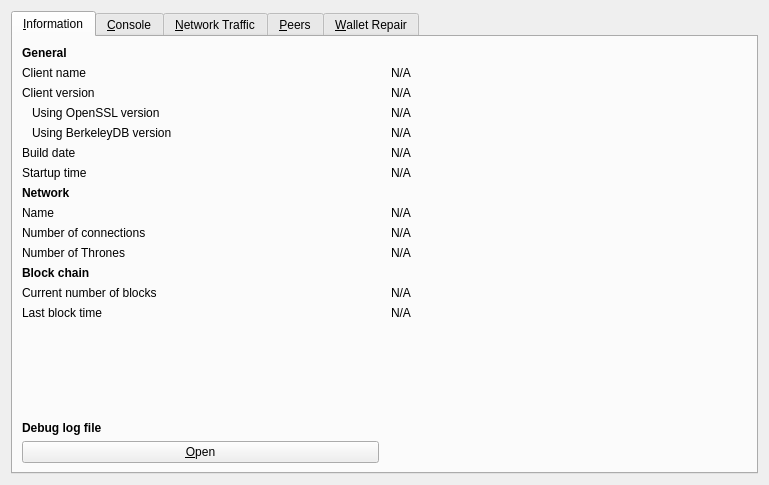
<?xml version="1.0" encoding="UTF-8"?>
<ui version="4.0">
 <class>RPCConsole</class>
 <widget class="QDialog" name="RPCConsole">
  <property name="geometry">
   <rect>
    <x>0</x>
    <y>0</y>
    <width>769</width>
    <height>485</height>
   </rect>
  </property>
  <property name="windowTitle">
   <string>Tools window</string>
  </property>
  <layout class="QVBoxLayout" name="verticalLayout_2">
   <item>
    <widget class="QTabWidget" name="tabWidget">
     <property name="currentIndex">
      <number>0</number>
     </property>
     <widget class="QWidget" name="tab_info">
      <attribute name="title">
       <string>&amp;Information</string>
      </attribute>
      <layout class="QGridLayout" name="gridLayout" columnstretch="0,0">
       <property name="horizontalSpacing">
        <number>12</number>
       </property>
       <item row="11" column="0">
        <widget class="QLabel" name="blockchainHeader">
         <property name="font">
          <font>
           <weight>75</weight>
           <bold>true</bold>
          </font>
         </property>
         <property name="text">
          <string>Block chain</string>
         </property>
        </widget>
       </item>
       <item row="10" column="1">
        <widget class="QLabel" name="throneCount">
         <property name="text">
          <string>N/A</string>
         </property>
        </widget>
       </item>
       <item row="1" column="1">
        <widget class="QLabel" name="clientName">
         <property name="cursor">
          <cursorShape>IBeamCursor</cursorShape>
         </property>
         <property name="text">
          <string>N/A</string>
         </property>
         <property name="textFormat">
          <enum>Qt::PlainText</enum>
         </property>
         <property name="textInteractionFlags">
          <set>Qt::LinksAccessibleByMouse|Qt::TextSelectableByKeyboard|Qt::TextSelectableByMouse</set>
         </property>
        </widget>
       </item>
       <item row="0" column="0">
        <widget class="QLabel" name="generalHeader">
         <property name="font">
          <font>
           <weight>75</weight>
           <bold>true</bold>
          </font>
         </property>
         <property name="text">
          <string>General</string>
         </property>
        </widget>
       </item>
       <item row="1" column="0">
        <widget class="QLabel" name="clientNameLabel">
         <property name="text">
          <string>Client name</string>
         </property>
        </widget>
       </item>
       <item row="3" column="1">
        <widget class="QLabel" name="openSSLVersion">
         <property name="cursor">
          <cursorShape>IBeamCursor</cursorShape>
         </property>
         <property name="text">
          <string>N/A</string>
         </property>
         <property name="textFormat">
          <enum>Qt::PlainText</enum>
         </property>
         <property name="textInteractionFlags">
          <set>Qt::LinksAccessibleByMouse|Qt::TextSelectableByKeyboard|Qt::TextSelectableByMouse</set>
         </property>
        </widget>
       </item>
       <item row="5" column="0">
        <widget class="QLabel" name="buildDateLabel">
         <property name="text">
          <string>Build date</string>
         </property>
        </widget>
       </item>
       <item row="9" column="0">
        <widget class="QLabel" name="numberOfConnectionsLabel">
         <property name="text">
          <string>Number of connections</string>
         </property>
        </widget>
       </item>
       <item row="4" column="1">
        <widget class="QLabel" name="berkeleyDBVersion">
         <property name="cursor">
          <cursorShape>IBeamCursor</cursorShape>
         </property>
         <property name="text">
          <string>N/A</string>
         </property>
         <property name="textFormat">
          <enum>Qt::PlainText</enum>
         </property>
         <property name="textInteractionFlags">
          <set>Qt::LinksAccessibleByMouse|Qt::TextSelectableByKeyboard|Qt::TextSelectableByMouse</set>
         </property>
        </widget>
       </item>
       <item row="6" column="0">
        <widget class="QLabel" name="startupTimeLabel">
         <property name="text">
          <string>Startup time</string>
         </property>
        </widget>
       </item>
       <item row="9" column="1">
        <widget class="QLabel" name="numberOfConnections">
         <property name="cursor">
          <cursorShape>IBeamCursor</cursorShape>
         </property>
         <property name="text">
          <string>N/A</string>
         </property>
         <property name="textFormat">
          <enum>Qt::PlainText</enum>
         </property>
         <property name="textInteractionFlags">
          <set>Qt::LinksAccessibleByMouse|Qt::TextSelectableByKeyboard|Qt::TextSelectableByMouse</set>
         </property>
        </widget>
       </item>
       <item row="12" column="0">
        <widget class="QLabel" name="numberOfBlocksLabel">
         <property name="text">
          <string>Current number of blocks</string>
         </property>
        </widget>
       </item>
       <item row="12" column="1">
        <widget class="QLabel" name="numberOfBlocks">
         <property name="cursor">
          <cursorShape>IBeamCursor</cursorShape>
         </property>
         <property name="text">
          <string>N/A</string>
         </property>
         <property name="textFormat">
          <enum>Qt::PlainText</enum>
         </property>
         <property name="textInteractionFlags">
          <set>Qt::LinksAccessibleByMouse|Qt::TextSelectableByKeyboard|Qt::TextSelectableByMouse</set>
         </property>
        </widget>
       </item>
       <item row="13" column="0">
        <widget class="QLabel" name="lastBlockTimeLabel">
         <property name="text">
          <string>Last block time</string>
         </property>
        </widget>
       </item>
       <item row="16" column="0">
        <widget class="QPushButton" name="openDebugLogfileButton">
         <property name="toolTip">
          <string>Open the Terracoin debug log file from the current data directory. This can take a few seconds for large log files.</string>
         </property>
         <property name="text">
          <string>&amp;Open</string>
         </property>
         <property name="autoDefault">
          <bool>false</bool>
         </property>
        </widget>
       </item>
       <item row="15" column="0">
        <widget class="QLabel" name="debugLogFileHeader">
         <property name="font">
          <font>
           <weight>75</weight>
           <bold>true</bold>
          </font>
         </property>
         <property name="text">
          <string>Debug log file</string>
         </property>
        </widget>
       </item>
       <item row="14" column="0">
        <spacer name="verticalSpacer_2">
         <property name="orientation">
          <enum>Qt::Vertical</enum>
         </property>
         <property name="sizeHint" stdset="0">
          <size>
           <width>20</width>
           <height>20</height>
          </size>
         </property>
        </spacer>
       </item>
       <item row="13" column="1">
        <widget class="QLabel" name="lastBlockTime">
         <property name="cursor">
          <cursorShape>IBeamCursor</cursorShape>
         </property>
         <property name="text">
          <string>N/A</string>
         </property>
         <property name="textFormat">
          <enum>Qt::PlainText</enum>
         </property>
         <property name="textInteractionFlags">
          <set>Qt::LinksAccessibleByMouse|Qt::TextSelectableByKeyboard|Qt::TextSelectableByMouse</set>
         </property>
        </widget>
       </item>
       <item row="2" column="0">
        <widget class="QLabel" name="clientVersionLabel">
         <property name="text">
          <string>Client version</string>
         </property>
        </widget>
       </item>
       <item row="2" column="1">
        <widget class="QLabel" name="clientVersion">
         <property name="cursor">
          <cursorShape>IBeamCursor</cursorShape>
         </property>
         <property name="text">
          <string>N/A</string>
         </property>
         <property name="textFormat">
          <enum>Qt::PlainText</enum>
         </property>
         <property name="textInteractionFlags">
          <set>Qt::LinksAccessibleByMouse|Qt::TextSelectableByKeyboard|Qt::TextSelectableByMouse</set>
         </property>
        </widget>
       </item>
       <item row="7" column="0">
        <widget class="QLabel" name="networkHeader">
         <property name="font">
          <font>
           <weight>75</weight>
           <bold>true</bold>
          </font>
         </property>
         <property name="text">
          <string>Network</string>
         </property>
        </widget>
       </item>
       <item row="8" column="0">
        <widget class="QLabel" name="networkNameLabel">
         <property name="text">
          <string>Name</string>
         </property>
        </widget>
       </item>
       <item row="6" column="1">
        <widget class="QLabel" name="startupTime">
         <property name="cursor">
          <cursorShape>IBeamCursor</cursorShape>
         </property>
         <property name="text">
          <string>N/A</string>
         </property>
         <property name="textFormat">
          <enum>Qt::PlainText</enum>
         </property>
         <property name="textInteractionFlags">
          <set>Qt::LinksAccessibleByMouse|Qt::TextSelectableByKeyboard|Qt::TextSelectableByMouse</set>
         </property>
        </widget>
       </item>
       <item row="3" column="0">
        <widget class="QLabel" name="openSSLVersionLabel">
         <property name="text">
          <string>Using OpenSSL version</string>
         </property>
         <property name="indent">
          <number>10</number>
         </property>
        </widget>
       </item>
       <item row="8" column="1">
        <widget class="QLabel" name="networkName">
         <property name="cursor">
          <cursorShape>IBeamCursor</cursorShape>
         </property>
         <property name="text">
          <string>N/A</string>
         </property>
         <property name="textFormat">
          <enum>Qt::PlainText</enum>
         </property>
         <property name="textInteractionFlags">
          <set>Qt::LinksAccessibleByMouse|Qt::TextSelectableByKeyboard|Qt::TextSelectableByMouse</set>
         </property>
        </widget>
       </item>
       <item row="10" column="0">
        <widget class="QLabel" name="throneCountLabel">
         <property name="text">
          <string>Number of Thrones</string>
         </property>
        </widget>
       </item>
       <item row="5" column="1">
        <widget class="QLabel" name="buildDate">
         <property name="cursor">
          <cursorShape>IBeamCursor</cursorShape>
         </property>
         <property name="text">
          <string>N/A</string>
         </property>
         <property name="textFormat">
          <enum>Qt::PlainText</enum>
         </property>
         <property name="textInteractionFlags">
          <set>Qt::LinksAccessibleByMouse|Qt::TextSelectableByKeyboard|Qt::TextSelectableByMouse</set>
         </property>
        </widget>
       </item>
       <item row="4" column="0">
        <widget class="QLabel" name="berkeleyDBVersionLabel">
         <property name="text">
          <string>Using BerkeleyDB version</string>
         </property>
         <property name="indent">
          <number>10</number>
         </property>
        </widget>
       </item>
      </layout>
     </widget>
     <widget class="QWidget" name="tab_console">
      <attribute name="title">
       <string>&amp;Console</string>
      </attribute>
      <layout class="QVBoxLayout" name="verticalLayout_3">
       <property name="spacing">
        <number>3</number>
       </property>
       <item>
        <widget class="QTextEdit" name="messagesWidget">
         <property name="minimumSize">
          <size>
           <width>0</width>
           <height>100</height>
          </size>
         </property>
         <property name="readOnly">
          <bool>true</bool>
         </property>
         <property name="tabKeyNavigation" stdset="0">
          <bool>false</bool>
         </property>
         <property name="columnCount" stdset="0">
          <number>2</number>
         </property>
        </widget>
       </item>
       <item>
        <layout class="QHBoxLayout" name="horizontalLayout">
         <property name="spacing">
          <number>3</number>
         </property>
         <item>
          <widget class="QLabel" name="label">
           <property name="text">
            <string notr="true">&gt;</string>
           </property>
          </widget>
         </item>
         <item>
          <widget class="QLineEdit" name="lineEdit"/>
         </item>
         <item>
          <widget class="QPushButton" name="clearButton">
           <property name="maximumSize">
            <size>
             <width>24</width>
             <height>24</height>
            </size>
           </property>
           <property name="toolTip">
            <string>Clear console</string>
           </property>
           <property name="text">
            <string/>
           </property>
           <property name="icon">
            <iconset resource="../terracoin.qrc">
             <normaloff>:/icons/remove</normaloff>:/icons/remove</iconset>
           </property>
           <property name="shortcut">
            <string notr="true">Ctrl+L</string>
           </property>
           <property name="autoDefault">
            <bool>false</bool>
           </property>
          </widget>
         </item>
        </layout>
       </item>
      </layout>
     </widget>
     <widget class="QWidget" name="tab_nettraffic">
      <attribute name="title">
       <string>&amp;Network Traffic</string>
      </attribute>
      <layout class="QHBoxLayout" name="horizontalLayout_3">
       <item>
        <layout class="QVBoxLayout" name="verticalLayout_4">
         <item>
          <widget class="TrafficGraphWidget" name="trafficGraph" native="true">
           <property name="sizePolicy">
            <sizepolicy hsizetype="Expanding" vsizetype="Expanding">
             <horstretch>0</horstretch>
             <verstretch>0</verstretch>
            </sizepolicy>
           </property>
          </widget>
         </item>
         <item>
          <layout class="QHBoxLayout" name="horizontalLayout_2">
           <item>
            <widget class="QSlider" name="sldGraphRange">
             <property name="minimum">
              <number>1</number>
             </property>
             <property name="maximum">
              <number>288</number>
             </property>
             <property name="pageStep">
              <number>12</number>
             </property>
             <property name="value">
              <number>6</number>
             </property>
             <property name="orientation">
              <enum>Qt::Horizontal</enum>
             </property>
            </widget>
           </item>
           <item>
            <widget class="QLabel" name="lblGraphRange">
             <property name="minimumSize">
              <size>
               <width>100</width>
               <height>0</height>
              </size>
             </property>
             <property name="alignment">
              <set>Qt::AlignCenter</set>
             </property>
            </widget>
           </item>
           <item>
            <widget class="QPushButton" name="btnClearTrafficGraph">
             <property name="text">
              <string>&amp;Clear</string>
             </property>
             <property name="autoDefault">
              <bool>false</bool>
             </property>
            </widget>
           </item>
          </layout>
         </item>
        </layout>
       </item>
       <item>
        <layout class="QVBoxLayout" name="verticalLayout">
         <item>
          <widget class="QGroupBox" name="groupBox">
           <property name="title">
            <string>Totals</string>
           </property>
           <layout class="QVBoxLayout" name="verticalLayout_5">
            <item>
             <layout class="QHBoxLayout" name="horizontalLayout_4">
              <item>
               <widget class="Line" name="line">
                <property name="sizePolicy">
                 <sizepolicy hsizetype="Fixed" vsizetype="Fixed">
                  <horstretch>0</horstretch>
                  <verstretch>0</verstretch>
                 </sizepolicy>
                </property>
                <property name="minimumSize">
                 <size>
                  <width>10</width>
                  <height>0</height>
                 </size>
                </property>
                <property name="palette">
                 <palette>
                  <active>
                   <colorrole role="Light">
                    <brush brushstyle="SolidPattern">
                     <color alpha="255">
                      <red>0</red>
                      <green>255</green>
                      <blue>0</blue>
                     </color>
                    </brush>
                   </colorrole>
                  </active>
                  <inactive>
                   <colorrole role="Light">
                    <brush brushstyle="SolidPattern">
                     <color alpha="255">
                      <red>0</red>
                      <green>255</green>
                      <blue>0</blue>
                     </color>
                    </brush>
                   </colorrole>
                  </inactive>
                  <disabled>
                   <colorrole role="Light">
                    <brush brushstyle="SolidPattern">
                     <color alpha="255">
                      <red>0</red>
                      <green>255</green>
                      <blue>0</blue>
                     </color>
                    </brush>
                   </colorrole>
                  </disabled>
                 </palette>
                </property>
                <property name="orientation">
                 <enum>Qt::Horizontal</enum>
                </property>
               </widget>
              </item>
              <item>
               <widget class="QLabel" name="label_16">
                <property name="text">
                 <string>Received</string>
                </property>
               </widget>
              </item>
              <item>
               <widget class="QLabel" name="lblBytesIn">
                <property name="minimumSize">
                 <size>
                  <width>50</width>
                  <height>0</height>
                 </size>
                </property>
                <property name="alignment">
                 <set>Qt::AlignRight|Qt::AlignTrailing|Qt::AlignVCenter</set>
                </property>
               </widget>
              </item>
             </layout>
            </item>
            <item>
             <layout class="QHBoxLayout" name="horizontalLayout_5">
              <item>
               <widget class="Line" name="line_2">
                <property name="sizePolicy">
                 <sizepolicy hsizetype="Fixed" vsizetype="Fixed">
                  <horstretch>0</horstretch>
                  <verstretch>0</verstretch>
                 </sizepolicy>
                </property>
                <property name="minimumSize">
                 <size>
                  <width>10</width>
                  <height>0</height>
                 </size>
                </property>
                <property name="palette">
                 <palette>
                  <active>
                   <colorrole role="Light">
                    <brush brushstyle="SolidPattern">
                     <color alpha="255">
                      <red>255</red>
                      <green>0</green>
                      <blue>0</blue>
                     </color>
                    </brush>
                   </colorrole>
                  </active>
                  <inactive>
                   <colorrole role="Light">
                    <brush brushstyle="SolidPattern">
                     <color alpha="255">
                      <red>255</red>
                      <green>0</green>
                      <blue>0</blue>
                     </color>
                    </brush>
                   </colorrole>
                  </inactive>
                  <disabled>
                   <colorrole role="Light">
                    <brush brushstyle="SolidPattern">
                     <color alpha="255">
                      <red>255</red>
                      <green>0</green>
                      <blue>0</blue>
                     </color>
                    </brush>
                   </colorrole>
                  </disabled>
                 </palette>
                </property>
                <property name="orientation">
                 <enum>Qt::Horizontal</enum>
                </property>
               </widget>
              </item>
              <item>
               <widget class="QLabel" name="label_17">
                <property name="text">
                 <string>Sent</string>
                </property>
               </widget>
              </item>
              <item>
               <widget class="QLabel" name="lblBytesOut">
                <property name="minimumSize">
                 <size>
                  <width>50</width>
                  <height>0</height>
                 </size>
                </property>
                <property name="alignment">
                 <set>Qt::AlignRight|Qt::AlignTrailing|Qt::AlignVCenter</set>
                </property>
               </widget>
              </item>
             </layout>
            </item>
            <item>
             <spacer name="verticalSpacer_4">
              <property name="orientation">
               <enum>Qt::Vertical</enum>
              </property>
              <property name="sizeHint" stdset="0">
               <size>
                <width>20</width>
                <height>407</height>
               </size>
              </property>
             </spacer>
            </item>
           </layout>
          </widget>
         </item>
        </layout>
       </item>
      </layout>
     </widget>
     <widget class="QWidget" name="tab_peers">
      <attribute name="title">
       <string>&amp;Peers</string>
      </attribute>
      <layout class="QGridLayout" name="gridLayout_2">
       <item row="0" column="0" rowspan="2">
        <widget class="QTableView" name="peerWidget">
         <property name="horizontalScrollBarPolicy">
          <enum>Qt::ScrollBarAsNeeded</enum>
         </property>
         <property name="sortingEnabled">
          <bool>true</bool>
         </property>
         <attribute name="horizontalHeaderHighlightSections">
          <bool>false</bool>
         </attribute>
        </widget>
       </item>
       <item row="0" column="1">
        <widget class="QLabel" name="peerHeading">
         <property name="sizePolicy">
          <sizepolicy hsizetype="Preferred" vsizetype="Minimum">
           <horstretch>0</horstretch>
           <verstretch>0</verstretch>
          </sizepolicy>
         </property>
         <property name="minimumSize">
          <size>
           <width>300</width>
           <height>32</height>
          </size>
         </property>
         <property name="font">
          <font>
           <pointsize>10</pointsize>
           <weight>75</weight>
           <bold>true</bold>
          </font>
         </property>
         <property name="cursor">
          <cursorShape>IBeamCursor</cursorShape>
         </property>
         <property name="text">
          <string>Select a peer to view detailed information.</string>
         </property>
         <property name="alignment">
          <set>Qt::AlignCenter</set>
         </property>
         <property name="wordWrap">
          <bool>true</bool>
         </property>
         <property name="textInteractionFlags">
          <set>Qt::LinksAccessibleByMouse|Qt::TextSelectableByKeyboard|Qt::TextSelectableByMouse</set>
         </property>
        </widget>
       </item>
       <item row="1" column="1">
        <widget class="QWidget" name="detailWidget" native="true">
         <property name="minimumSize">
          <size>
           <width>300</width>
           <height>0</height>
          </size>
         </property>
         <layout class="QGridLayout" name="gridLayout_3">
          <item row="0" column="0">
           <widget class="QLabel" name="label_23">
            <property name="text">
             <string>Direction</string>
            </property>
           </widget>
          </item>
          <item row="0" column="2">
           <widget class="QLabel" name="peerDirection">
            <property name="cursor">
             <cursorShape>IBeamCursor</cursorShape>
            </property>
            <property name="text">
             <string>N/A</string>
            </property>
            <property name="textFormat">
             <enum>Qt::PlainText</enum>
            </property>
            <property name="textInteractionFlags">
             <set>Qt::LinksAccessibleByMouse|Qt::TextSelectableByKeyboard|Qt::TextSelectableByMouse</set>
            </property>
           </widget>
          </item>
          <item row="1" column="0">
           <widget class="QLabel" name="label_21">
            <property name="text">
             <string>Version</string>
            </property>
           </widget>
          </item>
          <item row="1" column="2">
           <widget class="QLabel" name="peerVersion">
            <property name="cursor">
             <cursorShape>IBeamCursor</cursorShape>
            </property>
            <property name="text">
             <string>N/A</string>
            </property>
            <property name="textFormat">
             <enum>Qt::PlainText</enum>
            </property>
            <property name="textInteractionFlags">
             <set>Qt::LinksAccessibleByMouse|Qt::TextSelectableByKeyboard|Qt::TextSelectableByMouse</set>
            </property>
           </widget>
          </item>
          <item row="2" column="0">
           <widget class="QLabel" name="label_28">
            <property name="text">
             <string>User Agent</string>
            </property>
           </widget>
          </item>
          <item row="2" column="2">
           <widget class="QLabel" name="peerSubversion">
            <property name="cursor">
             <cursorShape>IBeamCursor</cursorShape>
            </property>
            <property name="text">
             <string>N/A</string>
            </property>
            <property name="textFormat">
             <enum>Qt::PlainText</enum>
            </property>
            <property name="textInteractionFlags">
             <set>Qt::LinksAccessibleByMouse|Qt::TextSelectableByKeyboard|Qt::TextSelectableByMouse</set>
            </property>
           </widget>
          </item>
          <item row="3" column="0">
           <widget class="QLabel" name="label_4">
            <property name="text">
             <string>Services</string>
            </property>
           </widget>
          </item>
          <item row="3" column="2">
           <widget class="QLabel" name="peerServices">
            <property name="cursor">
             <cursorShape>IBeamCursor</cursorShape>
            </property>
            <property name="text">
             <string>N/A</string>
            </property>
            <property name="textFormat">
             <enum>Qt::PlainText</enum>
            </property>
            <property name="textInteractionFlags">
             <set>Qt::LinksAccessibleByMouse|Qt::TextSelectableByKeyboard|Qt::TextSelectableByMouse</set>
            </property>
           </widget>
          </item>
          <item row="5" column="0">
           <widget class="QLabel" name="label_29">
            <property name="text">
             <string>Starting Height</string>
            </property>
           </widget>
          </item>
          <item row="5" column="2">
           <widget class="QLabel" name="peerHeight">
            <property name="cursor">
             <cursorShape>IBeamCursor</cursorShape>
            </property>
            <property name="text">
             <string>N/A</string>
            </property>
            <property name="textFormat">
             <enum>Qt::PlainText</enum>
            </property>
            <property name="textInteractionFlags">
             <set>Qt::LinksAccessibleByMouse|Qt::TextSelectableByKeyboard|Qt::TextSelectableByMouse</set>
            </property>
           </widget>
          </item>
          <item row="6" column="0">
           <widget class="QLabel" name="label_27">
            <property name="text">
             <string>Sync Height</string>
            </property>
           </widget>
          </item>
          <item row="6" column="2">
           <widget class="QLabel" name="peerSyncHeight">
            <property name="cursor">
             <cursorShape>IBeamCursor</cursorShape>
            </property>
            <property name="text">
             <string>N/A</string>
            </property>
            <property name="textFormat">
             <enum>Qt::PlainText</enum>
            </property>
            <property name="textInteractionFlags">
             <set>Qt::LinksAccessibleByMouse|Qt::TextSelectableByKeyboard|Qt::TextSelectableByMouse</set>
            </property>
           </widget>
          </item>
          <item row="7" column="0">
           <widget class="QLabel" name="label_24">
            <property name="text">
             <string>Ban Score</string>
            </property>
           </widget>
          </item>
          <item row="7" column="2">
           <widget class="QLabel" name="peerBanScore">
            <property name="cursor">
             <cursorShape>IBeamCursor</cursorShape>
            </property>
            <property name="text">
             <string>N/A</string>
            </property>
            <property name="textFormat">
             <enum>Qt::PlainText</enum>
            </property>
            <property name="textInteractionFlags">
             <set>Qt::LinksAccessibleByMouse|Qt::TextSelectableByKeyboard|Qt::TextSelectableByMouse</set>
            </property>
           </widget>
          </item>
          <item row="8" column="0">
           <widget class="QLabel" name="label_22">
            <property name="text">
             <string>Connection Time</string>
            </property>
           </widget>
          </item>
          <item row="8" column="2">
           <widget class="QLabel" name="peerConnTime">
            <property name="cursor">
             <cursorShape>IBeamCursor</cursorShape>
            </property>
            <property name="text">
             <string>N/A</string>
            </property>
            <property name="textFormat">
             <enum>Qt::PlainText</enum>
            </property>
            <property name="textInteractionFlags">
             <set>Qt::LinksAccessibleByMouse|Qt::TextSelectableByKeyboard|Qt::TextSelectableByMouse</set>
            </property>
           </widget>
          </item>
          <item row="9" column="0">
           <widget class="QLabel" name="label_15">
            <property name="text">
             <string>Last Send</string>
            </property>
           </widget>
          </item>
          <item row="9" column="2">
           <widget class="QLabel" name="peerLastSend">
            <property name="cursor">
             <cursorShape>IBeamCursor</cursorShape>
            </property>
            <property name="text">
             <string>N/A</string>
            </property>
            <property name="textFormat">
             <enum>Qt::PlainText</enum>
            </property>
            <property name="textInteractionFlags">
             <set>Qt::LinksAccessibleByMouse|Qt::TextSelectableByKeyboard|Qt::TextSelectableByMouse</set>
            </property>
           </widget>
          </item>
          <item row="10" column="0">
           <widget class="QLabel" name="label_19">
            <property name="text">
             <string>Last Receive</string>
            </property>
           </widget>
          </item>
          <item row="10" column="2">
           <widget class="QLabel" name="peerLastRecv">
            <property name="cursor">
             <cursorShape>IBeamCursor</cursorShape>
            </property>
            <property name="text">
             <string>N/A</string>
            </property>
            <property name="textFormat">
             <enum>Qt::PlainText</enum>
            </property>
            <property name="textInteractionFlags">
             <set>Qt::LinksAccessibleByMouse|Qt::TextSelectableByKeyboard|Qt::TextSelectableByMouse</set>
            </property>
           </widget>
          </item>
          <item row="11" column="0">
           <widget class="QLabel" name="label_18">
            <property name="text">
             <string>Bytes Sent</string>
            </property>
           </widget>
          </item>
          <item row="11" column="2">
           <widget class="QLabel" name="peerBytesSent">
            <property name="cursor">
             <cursorShape>IBeamCursor</cursorShape>
            </property>
            <property name="text">
             <string>N/A</string>
            </property>
            <property name="textFormat">
             <enum>Qt::PlainText</enum>
            </property>
            <property name="textInteractionFlags">
             <set>Qt::LinksAccessibleByMouse|Qt::TextSelectableByKeyboard|Qt::TextSelectableByMouse</set>
            </property>
           </widget>
          </item>
          <item row="12" column="0">
           <widget class="QLabel" name="label_20">
            <property name="text">
             <string>Bytes Received</string>
            </property>
           </widget>
          </item>
          <item row="12" column="2">
           <widget class="QLabel" name="peerBytesRecv">
            <property name="cursor">
             <cursorShape>IBeamCursor</cursorShape>
            </property>
            <property name="text">
             <string>N/A</string>
            </property>
            <property name="textFormat">
             <enum>Qt::PlainText</enum>
            </property>
            <property name="textInteractionFlags">
             <set>Qt::LinksAccessibleByMouse|Qt::TextSelectableByKeyboard|Qt::TextSelectableByMouse</set>
            </property>
           </widget>
          </item>
          <item row="13" column="0">
           <widget class="QLabel" name="label_26">
            <property name="text">
             <string>Ping Time</string>
            </property>
           </widget>
          </item>
          <item row="13" column="2">
           <widget class="QLabel" name="peerPingTime">
            <property name="cursor">
             <cursorShape>IBeamCursor</cursorShape>
            </property>
            <property name="text">
             <string>N/A</string>
            </property>
            <property name="textFormat">
             <enum>Qt::PlainText</enum>
            </property>
            <property name="textInteractionFlags">
             <set>Qt::LinksAccessibleByMouse|Qt::TextSelectableByKeyboard|Qt::TextSelectableByMouse</set>
            </property>
           </widget>
          </item>
          <item row="14" column="1">
           <spacer name="verticalSpacer_3">
            <property name="orientation">
             <enum>Qt::Vertical</enum>
            </property>
            <property name="sizeHint" stdset="0">
             <size>
              <width>20</width>
              <height>40</height>
             </size>
            </property>
           </spacer>
          </item>
         </layout>
        </widget>
       </item>
      </layout>
     </widget>
     <widget class="QWidget" name="tab_repair">
      <attribute name="title">
       <string>&amp;Wallet Repair</string>
      </attribute>
      <widget class="QPushButton" name="btn_salvagewallet">
       <property name="geometry">
        <rect>
         <x>10</x>
         <y>90</y>
         <width>301</width>
         <height>23</height>
        </rect>
       </property>
       <property name="minimumSize">
        <size>
         <width>180</width>
         <height>23</height>
        </size>
       </property>
       <property name="text">
        <string>Salvage wallet</string>
       </property>
      </widget>
      <widget class="QPushButton" name="btn_rescan">
       <property name="geometry">
        <rect>
         <x>10</x>
         <y>140</y>
         <width>301</width>
         <height>23</height>
        </rect>
       </property>
       <property name="minimumSize">
        <size>
         <width>180</width>
         <height>23</height>
        </size>
       </property>
       <property name="text">
        <string>Rescan blockchain files</string>
       </property>
      </widget>
      <widget class="QPushButton" name="btn_zapwallettxes1">
       <property name="geometry">
        <rect>
         <x>10</x>
         <y>190</y>
         <width>301</width>
         <height>23</height>
        </rect>
       </property>
       <property name="minimumSize">
        <size>
         <width>180</width>
         <height>23</height>
        </size>
       </property>
       <property name="text">
        <string>Recover transactions 1</string>
       </property>
      </widget>
      <widget class="QPushButton" name="btn_zapwallettxes2">
       <property name="geometry">
        <rect>
         <x>10</x>
         <y>240</y>
         <width>301</width>
         <height>23</height>
        </rect>
       </property>
       <property name="minimumSize">
        <size>
         <width>180</width>
         <height>23</height>
        </size>
       </property>
       <property name="text">
        <string>Recover transactions 2</string>
       </property>
      </widget>
      <widget class="QPushButton" name="btn_upgradewallet">
       <property name="geometry">
        <rect>
         <x>10</x>
         <y>290</y>
         <width>301</width>
         <height>23</height>
        </rect>
       </property>
       <property name="minimumSize">
        <size>
         <width>180</width>
         <height>23</height>
        </size>
       </property>
       <property name="text">
        <string>Upgrade wallet format</string>
       </property>
      </widget>
      <widget class="QLabel" name="label_repair_helptext">
       <property name="geometry">
        <rect>
         <x>10</x>
         <y>30</y>
         <width>711</width>
         <height>41</height>
        </rect>
       </property>
       <property name="font">
        <font>
         <weight>50</weight>
         <bold>false</bold>
        </font>
       </property>
       <property name="text">
        <string>The buttons below will restart the wallet with command-line options to repair the wallet, fix issues with corrupt blockhain files or missing/obsolete transactions.</string>
       </property>
       <property name="wordWrap">
        <bool>true</bool>
       </property>
      </widget>
      <widget class="QLabel" name="label_repair_salvage">
       <property name="geometry">
        <rect>
         <x>330</x>
         <y>80</y>
         <width>411</width>
         <height>41</height>
        </rect>
       </property>
       <property name="text">
        <string>-salvagewallet: Attempt to recover private keys from a corrupt wallet.dat.</string>
       </property>
       <property name="wordWrap">
        <bool>true</bool>
       </property>
      </widget>
      <widget class="QLabel" name="label_repair_rescan">
       <property name="geometry">
        <rect>
         <x>330</x>
         <y>129</y>
         <width>411</width>
         <height>41</height>
        </rect>
       </property>
       <property name="text">
        <string>-rescan: Rescan the block chain for missing wallet transactions.</string>
       </property>
       <property name="wordWrap">
        <bool>true</bool>
       </property>
      </widget>
      <widget class="QLabel" name="label_repair_zap1">
       <property name="geometry">
        <rect>
         <x>330</x>
         <y>179</y>
         <width>411</width>
         <height>41</height>
        </rect>
       </property>
       <property name="text">
        <string>-zapwallettxes=1: Recover transactions from blockchain (keep meta-data, e.g. account owner).</string>
       </property>
       <property name="wordWrap">
        <bool>true</bool>
       </property>
      </widget>
      <widget class="QLabel" name="label_repair_zap2">
       <property name="geometry">
        <rect>
         <x>330</x>
         <y>229</y>
         <width>411</width>
         <height>41</height>
        </rect>
       </property>
       <property name="text">
        <string>-zapwallettxes=2: Recover transactions from blockchain (drop meta-data).</string>
       </property>
       <property name="wordWrap">
        <bool>true</bool>
       </property>
      </widget>
      <widget class="QLabel" name="label_repair_upgrade">
       <property name="geometry">
        <rect>
         <x>330</x>
         <y>279</y>
         <width>411</width>
         <height>41</height>
        </rect>
       </property>
       <property name="text">
        <string>-upgradewallet: Upgrade wallet to latest format on startup. (Note: this is NOT an update of the wallet itself!)</string>
       </property>
       <property name="wordWrap">
        <bool>true</bool>
       </property>
      </widget>
      <widget class="QLabel" name="label_repair_header">
       <property name="geometry">
        <rect>
         <x>10</x>
         <y>10</y>
         <width>711</width>
         <height>16</height>
        </rect>
       </property>
       <property name="font">
        <font>
         <pointsize>10</pointsize>
         <weight>75</weight>
         <bold>true</bold>
        </font>
       </property>
       <property name="text">
        <string>Wallet repair options.</string>
       </property>
       <property name="wordWrap">
        <bool>true</bool>
       </property>
      </widget>
      <widget class="QPushButton" name="btn_reindex">
       <property name="geometry">
        <rect>
         <x>10</x>
         <y>340</y>
         <width>301</width>
         <height>23</height>
        </rect>
       </property>
       <property name="text">
        <string>Rebuild index</string>
       </property>
      </widget>
      <widget class="QLabel" name="label_repair_reindex">
       <property name="geometry">
        <rect>
         <x>330</x>
         <y>330</y>
         <width>411</width>
         <height>41</height>
        </rect>
       </property>
       <property name="text">
        <string>-reindex: Rebuild block chain index from current blk000??.dat files.</string>
       </property>
       <property name="wordWrap">
        <bool>true</bool>
       </property>
      </widget>
     </widget>
    </widget>
   </item>
  </layout>
 </widget>
 <customwidgets>
  <customwidget>
   <class>TrafficGraphWidget</class>
   <extends>QWidget</extends>
   <header>trafficgraphwidget.h</header>
   <container>1</container>
   <slots>
    <slot>clear()</slot>
   </slots>
  </customwidget>
 </customwidgets>
 <resources>
  <include location="../terracoin.qrc"/>
 </resources>
 <connections/>
</ui>
